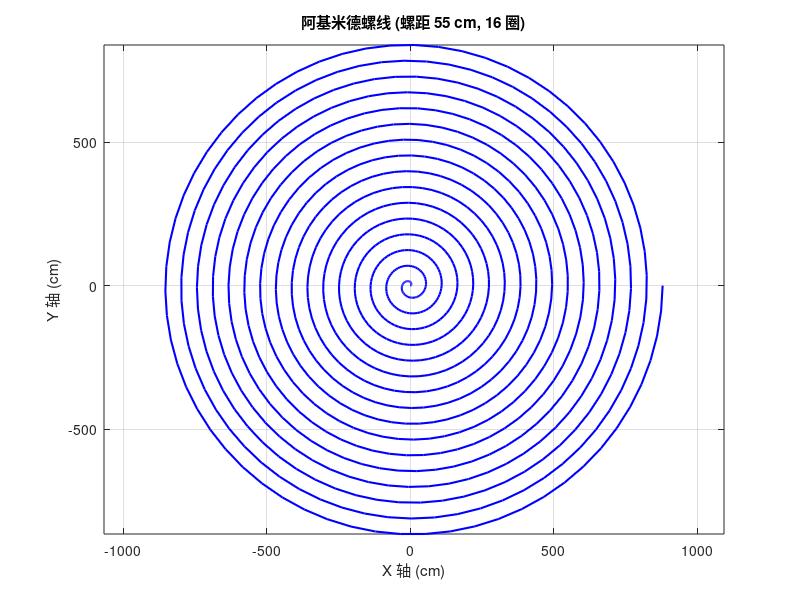

This figure's MATLAB source:
% 参数设置
p = 55; % 螺距 (单位: cm)
numTurns = 16; % 总圈数
thetaMax = 2 * pi * numTurns; % 最大角度 (单位: 弧度)

% 计算螺线的常数
b = p / (2 * pi); % b 的值
a = 0; % 起始半径设为 0

% 生成角度数据
theta = linspace(0, thetaMax, 1000); % 生成角度数据

% 计算极坐标
r = a + b * theta; % 极坐标半径

% 将极坐标转换为直角坐标
[x, y] = pol2cart(theta, r);

% 创建一个新的图形窗口
figure;

% 绘制阿基米德螺线
plot(x, y, 'b-', 'LineWidth', 1.5); % 绘制螺线
title('阿基米德螺线 (螺距 55 cm, 16 圈)');
xlabel('X 轴 (cm)');
ylabel('Y 轴 (cm)');
axis equal; % 设置坐标轴比例相同
grid on;